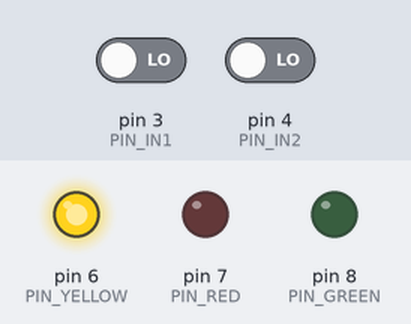
This sketch was run on a simulated Arduino Uno, built with avr-gcc and run on an emulated ATmega328P. On the bench: output pins drawn as LEDs (lit = HIGH). The inputs (shaded band) are chosen by the test bench; at power-on: pin 3 (PIN_IN1) LOW, pin 4 (PIN_IN2) LOW. Random numbers use the default seed unless the sketch sets one; no radio packets arrive unless stated; what the sketch prints to the serial monitor is not drawn.

Above: at 4.0 s.
4.1 s: pin 3 (PIN_IN1) driven HIGH
At 5.1 s:
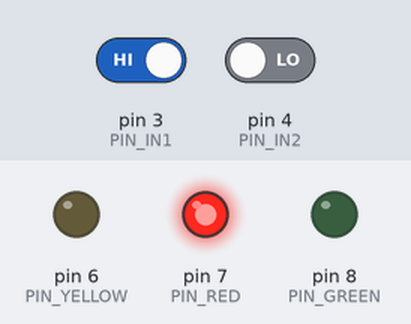
5.8 s: pin 3 (PIN_IN1) driven LOW and pin 4 (PIN_IN2) driven HIGH
8.8 s: pin 3 (PIN_IN1) driven HIGH
At 11.1 s:
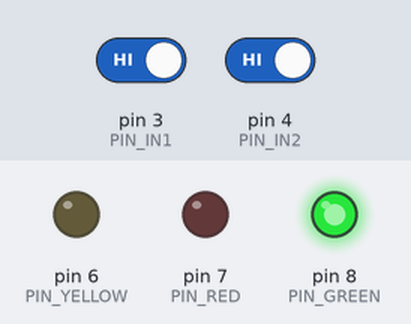
11.4 s: pin 3 (PIN_IN1) driven LOW and pin 4 (PIN_IN2) driven LOW
Timing chart, 0 to 15.4 s (numbered marks = the images above; inputs shaded):
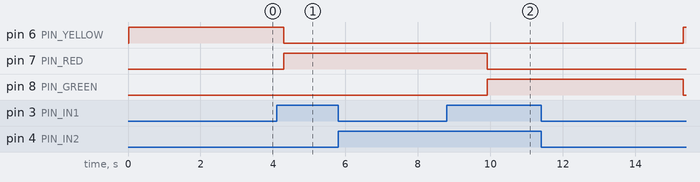

The sketch:

lora_node.ino
```cpp
#include <SPI.h>
#include <LoRa.h>

/*
 * ESD box node (Arduino + SX1278 433 MHz) - v2: answers status queries from the PC.
 * (Was "lora_tx": the node both transmits its status and receives queries, so the name
 *  now describes its role, not one direction.)
 *
 * Frame (both directions):
 *   [0]   [1]         [2]  [3]  [4 .. 4+N-1]  [4+N]  [4+N+1]
 *   0xAA  NetworkID   ID   LEN  DATA...       CRC8   0xBB
 *   CRC8 (poly 0x31, init 0x00) over NetworkID, ID, LEN, DATA.
 *
 * Box -> PC : ID = NODE_ID of this box, DATA = 'A' / 'W' / 'I'.
 *             Sent at power-up, when the inputs change, and as the answer to a query.
 * PC  -> Box: DATA = '?' (status query). ID = NODE_ID of one box, or 0xFF = all boxes.
 *             For 0xFF every box answers in its own time slot (NODE_ID * SLOT_MS)
 *             so the answers do not collide.
 *
 * ---------------------------------------------------------------------------------------
 * REPEATER role (optional, set ENABLE_REPEATER = 1):
 *   The same firmware can also relay. A box out of the gateway's range does not hear the
 *   gateway at all - it only hears a repeater node, which re-sends every valid frame once
 *   so the far box still gets the query, and its answer still reaches the gateway.
 *
 *   To stop a frame from being repeated forever (and two repeaters from amplifying each
 *   other), the repeater appends a one-byte hop marker (HOP_MARKER) to the END of DATA on
 *   the first repeat; a frame that already carries the marker is dropped. The marker is at
 *   the end of DATA on purpose: the gateway, the PC and every box read only DATA[0] and
 *   re-check CRC over the declared LEN, so a relayed frame (LEN = 2) is understood exactly
 *   like the original by everything else - no change is needed on the gateway or the PC.
 *
 *   A repeater node is still a normal box (reads its own inputs, reports its own status).
 * ---------------------------------------------------------------------------------------
 */

const int csPin = 10;
const int resetPin = 9;
const int irqPin = 2;

#define STX 0xAA
#define ETX 0xBB
#define NETWORK_ID 0x03
#define NODE_ID 0x04          // ID of this box (1..20) - set for each box before flashing

// LoRa transmit power (dBm), used at power-up AND after a soft reset of the radio (softResetLoRa).
// Before, a soft reset set 10 dBm while power-up used the library default 17, so after one TX hiccup
// the box sent ~7 dB weaker (about half the range) until it was switched off.
#define TX_POWER_DBM 17

#define CMD_QUERY      '?'
#define BROADCAST_ID   0xFF
#define REPLY_DELAY_MS 20     // direct query: give the gateway time to switch back to receive
#define SLOT_MS        60     // query to all boxes / power-up: answer at NODE_ID * SLOT_MS

// ---- Repeater role (default OFF = ordinary box). Flash with 1 to make this node relay too. ----
#define ENABLE_REPEATER 0
#define HOP_MARKER 0x52       // 'R' - appended to DATA to mark a frame as "already repeated once"
#define REPEAT_GUARD_MIN_MS 5 // small random delay before re-TX so it does not collide with the
#define REPEAT_GUARD_MAX_MS 20//  tail of the original transmission

// On a status change the frame is sent once, then repeated CHANGE_RETRIES times (no ACK from the
// PC, so repeat to be sure). The gap doubles each time: 100, 200, 400, 800, 1600 ms.
// The small random part keeps two boxes that changed at the same moment from colliding on every repeat.
#define CHANGE_RETRIES     5
#define REPEAT_FIRST_GAP_MS 100
#define REPEAT_JITTER_MS   50

#define PIN_IN1 3
#define PIN_IN2 4
#define PIN_YELLOW 6
#define PIN_RED 7
#define PIN_GREEN 8
#define DEBOUNCE_MS 200

volatile bool txDone = false;

void onTxDoneISR() {
  txDone = true;
}

// Inputs last reported to the PC
bool lastIN1 = LOW;
bool lastIN2 = LOW;
// Inputs being debounced (must stay the same for DEBOUNCE_MS)
bool candIN1 = LOW;
bool candIN2 = LOW;
unsigned long candSince = 0;

uint8_t currentStatus = 'I';

// Pending answer to a status query
bool replyPending = false;
unsigned long replyAt = 0;

// Repeats already sent / still to send after a status change
uint8_t repeatsDone = 0;
uint8_t repeatsLeft = 0;
unsigned long nextRepeatAt = 0;

// Gap before the next repeat: REPEAT_FIRST_GAP_MS x 2^repeatsDone (+ jitter).
void scheduleRepeat() {
  unsigned long gap = (unsigned long)REPEAT_FIRST_GAP_MS << repeatsDone;
  nextRepeatAt = millis() + gap + (unsigned long)random(0, REPEAT_JITTER_MS + 1);
}

void softResetLoRa() {
  LoRa.end();
  delay(5);
  if (!LoRa.begin(433E6)) {
    Serial.println("[LoRa] soft reset FAIL");
  }
  LoRa.setTxPower(TX_POWER_DBM);
}

uint8_t getStatus(bool in1, bool in2) {
  if (in1 && in2) return 'A';
  if (in1 && !in2) return 'W';
  return 'I';
}

void setLamps(uint8_t status) {
  digitalWrite(PIN_RED, status == 'W');
  digitalWrite(PIN_YELLOW, status == 'I');
  digitalWrite(PIN_GREEN, status == 'A');
}

// ---- CRC8 ----
uint8_t crc8(uint8_t *data, uint8_t len) {
  uint8_t crc = 0x00;

  for (uint8_t i = 0; i < len; i++) {
    crc ^= data[i];

    for (uint8_t j = 0; j < 8; j++) {
      if (crc & 0x80)
        crc = (crc << 1) ^ 0x31;
      else
        crc <<= 1;
    }
  }

  return crc;
}

// ---- Send a complete frame (STX..ETX) over LoRa, with retry + wait for TX done. ----
void txFrame(uint8_t *frame, uint8_t len) {
  const uint8_t  MAX_RETRY      = 5;
  const unsigned TX_TIMEOUT_MS  = 500;

  // The DIO0 interrupt is attached only while sending. Left attached, it would also fire on
  // "RxDone" (DIO0 mapping after a LoRa reset) and clear the flag before parsePacket() sees the query.
  LoRa.onTxDone(onTxDoneISR);

  for (uint8_t attempt = 1; attempt <= MAX_RETRY; attempt++) {

    if (LoRa.beginPacket() == 0) {
      Serial.print("  -> LoRa busy, attempt ");
      Serial.println(attempt);
      softResetLoRa();
      continue;                       // thử lại
    }

    for (uint8_t i = 0; i < len; i++) {
      LoRa.write(frame[i]);
    }

    txDone = false;
    LoRa.endPacket(true);

    // chờ TX_DONE
    unsigned long t0 = millis();
    while (!txDone) {
      if (millis() - t0 > TX_TIMEOUT_MS) {
        Serial.print("  -> TX TIMEOUT, attempt ");
        Serial.println(attempt);
        softResetLoRa();
        break;                        // ra khỏi while, sang vòng for kế
      }
    }

    if (txDone) {
      Serial.print("  -> TX OK (attempt ");
      Serial.print(attempt);
      Serial.println(")");
      LoRa.onTxDone(NULL);
      return;                         // gửi xong, thoát hàm
    }
    // không TX OK thì vòng for sẽ thử attempt kế tiếp
  }

  LoRa.onTxDone(NULL);
  Serial.println("  -> TX FAILED sau MAX_RETRY, bỏ qua");
}

void sendFrame(uint8_t data) {

  uint8_t crcBuf[4] = { NETWORK_ID, NODE_ID, 0x01, data };
  uint8_t crc = crc8(crcBuf, 4);

  uint8_t frame[] = {
    STX, NETWORK_ID, NODE_ID, 0x01, data, crc, ETX
  };

  // ---- Log frame 1 lần ----
  Serial.print("SEND => STATUS=");
  Serial.print((char)data);
  Serial.print(" CRC=0x");
  Serial.print(crc, HEX);
  Serial.print(" FRAME: ");
  for (uint8_t i = 0; i < sizeof(frame); i++) {
    if (frame[i] < 0x10) Serial.print('0');
    Serial.print(frame[i], HEX);
    Serial.print(' ');
  }
  Serial.println();

  txFrame(frame, sizeof(frame));
}

#if ENABLE_REPEATER
// Re-send one valid frame so a box/gateway out of direct range still gets it.
// buf/len/dataLen describe the frame just received and already CRC-checked by pollLoRa().
void maybeRepeat(uint8_t *buf, uint8_t len, uint8_t dataLen) {
  // Already relayed once (last DATA byte is the hop marker) -> drop: stops endless repeats
  // and stops two repeaters from amplifying each other.
  if (dataLen >= 2 && buf[4 + dataLen - 1] == HOP_MARKER) return;

  // A query addressed to THIS node is answered by us directly; no need to relay it.
  // (Broadcast 0xFF and queries/answers for other boxes ARE relayed.)
  if (buf[4] == CMD_QUERY && buf[2] == NODE_ID) return;

  uint8_t newDataLen = dataLen + 1;
  uint8_t outLen = newDataLen + 6;
  if (outLen > 32) return;                         // would not fit our buffer

  uint8_t out[32];
  out[0] = STX;
  out[1] = buf[1];                                 // NetworkID (unchanged)
  out[2] = buf[2];                                 // ID (unchanged)
  out[3] = newDataLen;                             // LEN + 1
  for (uint8_t i = 0; i < dataLen; i++) out[4 + i] = buf[4 + i];  // original DATA
  out[4 + dataLen] = HOP_MARKER;                   // marker = last DATA byte
  out[4 + newDataLen] = crc8(out + 1, newDataLen + 3);
  out[5 + newDataLen] = ETX;

  // Small random guard so we don't step on the tail of the original transmission.
  delay(random(REPEAT_GUARD_MIN_MS, REPEAT_GUARD_MAX_MS + 1));

  Serial.print("RELAY => ");
  for (uint8_t i = 0; i < outLen; i++) {
    if (out[i] < 0x10) Serial.print('0');
    Serial.print(out[i], HEX);
    Serial.print(' ');
  }
  Serial.println();

  txFrame(out, outLen);
}
#endif

// ---- Nhận lệnh hỏi trạng thái từ PC (qua gateway) ----
// parsePacket() also puts the radio back into receive mode after a transmit.
void pollLoRa() {
  int packetSize = LoRa.parsePacket();
  if (packetSize == 0) return;

  uint8_t buf[32];
  uint8_t len = 0;
  while (LoRa.available()) {
    int b = LoRa.read();
    if (len < sizeof(buf)) buf[len++] = (uint8_t)b;
  }
  if (packetSize > (int)sizeof(buf)) return;

  // STX + NetworkID + ID + LEN + CRC + ETX = 6 bytes + DATA
  if (len < 6)                                  return;
  if (buf[0] != STX || buf[len - 1] != ETX)     return;
  uint8_t dataLen = buf[3];
  if (len != dataLen + 6)                       return;
  if (buf[1] != NETWORK_ID)                     return;
  if (crc8(buf + 1, dataLen + 3) != buf[len - 2]) return;
  if (dataLen < 1)                              return;

#if ENABLE_REPEATER
  // Relay first (for boxes/gateway out of direct range), then handle a query to us below.
  maybeRepeat(buf, len, dataLen);
#endif

  if (buf[4] != CMD_QUERY) return;              // e.g. status frame of another box

  uint8_t target = buf[2];
  if (target == NODE_ID) {
    replyAt = millis() + REPLY_DELAY_MS;
  } else if (target == BROADCAST_ID) {
    replyAt = millis() + (unsigned long)NODE_ID * SLOT_MS;
  } else {
    return;                                     // query for another box
  }
  replyPending = true;

  Serial.print("QUERY <= ");
  Serial.println(target == BROADCAST_ID ? "all boxes" : "this box");
}

// ---- Đọc IN1/IN2, chống dội không dùng delay() để vẫn nghe được LoRa ----
void pollInputs() {
  bool in1 = digitalRead(PIN_IN1);
  bool in2 = digitalRead(PIN_IN2);
  unsigned long now = millis();

  if (in1 != candIN1 || in2 != candIN2) {
    candIN1 = in1;
    candIN2 = in2;
    candSince = now;
    return;
  }
  if (now - candSince < DEBOUNCE_MS) return;
  if (candIN1 == lastIN1 && candIN2 == lastIN2) return;

  lastIN1 = candIN1;
  lastIN2 = candIN2;
  currentStatus = getStatus(lastIN1, lastIN2);

  Serial.print("IN1=");
  Serial.print(lastIN1);

  Serial.print(" IN2=");
  Serial.print(lastIN2);

  Serial.print(" => STATUS=");
  Serial.println((char)currentStatus);

  setLamps(currentStatus);
  sendFrame(currentStatus);

  // Repeat the new status; a newer change restarts the count (and the 100 ms gap) with the newer status.
  repeatsDone = 0;
  repeatsLeft = CHANGE_RETRIES;
  scheduleRepeat();
}

void setup() {

  Serial.begin(9600);

  // NODE_ID in the seed: two boxes must never get the same random repeat times.
  randomSeed(((unsigned long)analogRead(A0) << 8) ^ NODE_ID ^ micros());

  LoRa.setPins(csPin, resetPin, irqPin);

  if (!LoRa.begin(433E6)) {
    Serial.println("LoRa init failed!");
    while (1)
      ;
  }
  LoRa.setTxPower(TX_POWER_DBM);   // same power as after a soft reset
  Serial.print("LoRa node ready, box ID ");
  Serial.print(NODE_ID);
#if ENABLE_REPEATER
  Serial.println(" (REPEATER on)");
#else
  Serial.println();
#endif

  pinMode(PIN_IN1, INPUT);
  pinMode(PIN_IN2, INPUT);

  pinMode(PIN_RED, OUTPUT);
  pinMode(PIN_YELLOW, OUTPUT);
  pinMode(PIN_GREEN, OUTPUT);

  lastIN1 = candIN1 = digitalRead(PIN_IN1);
  lastIN2 = candIN2 = digitalRead(PIN_IN2);
  candSince = millis();
  currentStatus = getStatus(lastIN1, lastIN2);
  setLamps(currentStatus);

  // After a power cut all boxes start together: send the first status in this box's slot.
  delay((unsigned long)NODE_ID * SLOT_MS);
  sendFrame(currentStatus);
}

void loop() {
  pollLoRa();
  pollInputs();

  if (replyPending && (long)(millis() - replyAt) >= 0) {
    replyPending = false;
    Serial.print("REPLY => ");
    sendFrame(currentStatus);
  }

  if (repeatsLeft > 0 && (long)(millis() - nextRepeatAt) >= 0) {
    repeatsLeft--;
    repeatsDone++;
    Serial.print("RETRY (");
    Serial.print(repeatsDone);
    Serial.print("/");
    Serial.print(CHANGE_RETRIES);
    Serial.print(") => ");
    sendFrame(currentStatus);
    if (repeatsLeft > 0) scheduleRepeat();
  }
}
```

Measured:
- after the input at 4.1 s, pin 6 (PIN_YELLOW): HIGH → LOW after 0.20 s; pin 7 (PIN_RED): LOW → HIGH after 0.20 s
- after the input at 5.8 s, every drawn part: stays the same
- after the input at 8.8 s, pin 8 (PIN_GREEN): LOW → HIGH after 1.1 s
- after the input at 11.4 s, pin 6 (PIN_YELLOW): LOW → HIGH after 3.9 s; pin 8 (PIN_GREEN): HIGH → LOW after 3.9 s
